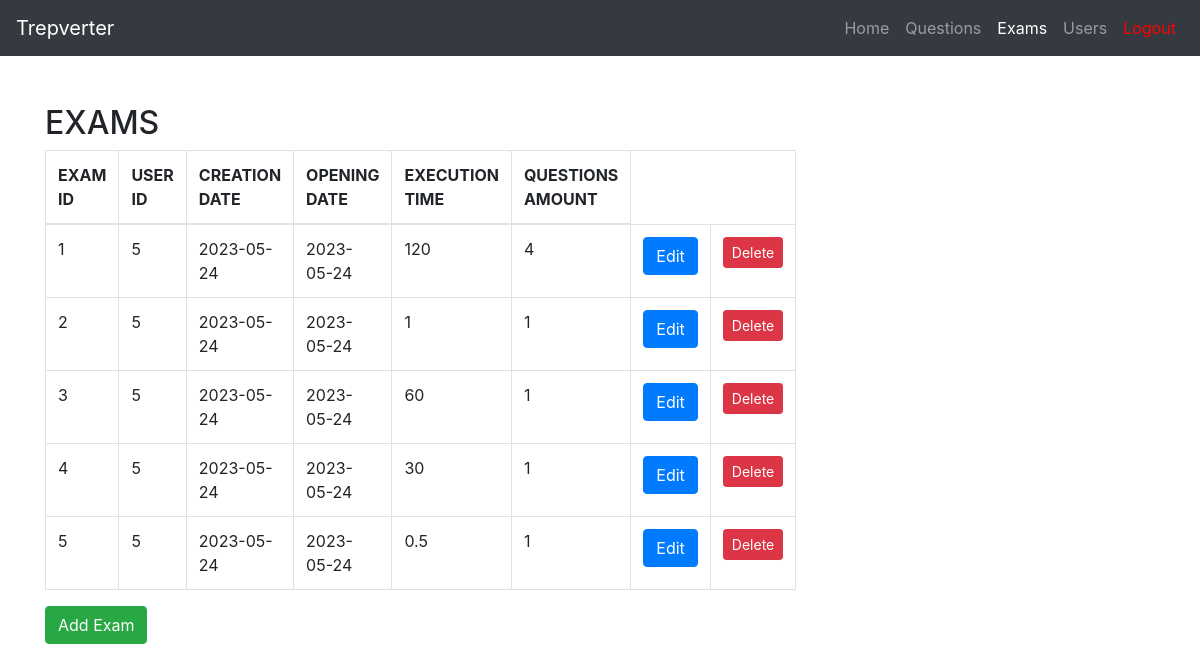
Page /exams (signed in) on the committed database.
### tables this page shows
CREATE TABLE "exams" (
	"id"	INTEGER NOT NULL,
	"creation_date"	DATE NOT NULL,
	"opening_date"	VARCHAR(10) NOT NULL,
	"execution_time"	INTEGER NOT NULL,
	"questions_amount"	INTEGER NOT NULL,
	"user_id"	INTEGER,
	PRIMARY KEY("id"),
	FOREIGN KEY("user_id") REFERENCES "users"("id")
);

CREATE TABLE users (
	id INTEGER NOT NULL, 
	username VARCHAR(64) NOT NULL, 
	email VARCHAR(64) NOT NULL, 
	password VARCHAR NOT NULL, 
	first_access BOOLEAN NOT NULL, 
	role_id INTEGER, 
	PRIMARY KEY (id), 
	FOREIGN KEY(role_id) REFERENCES roles (id)
);

### views/main.py (the view)
@main.route('/exams', methods=['GET', 'POST', 'PUT', 'DELETE'])
@login_required
def exams():
    from models.entities import Exam, Question
    all_exams = Exam.show_all()
    if str(current_user.role) == 'Student':
        return render_template('exams_student.html', exams=all_exams)
    from forms import ExamForm
    all_questions = Question.show_all()
    form = ExamForm()
    if request.method == 'POST':
        from models.auth import auth_add_exam
        return auth_add_exam()
    return render_template('exams.html', exams=all_exams, all_questions=all_questions, form=form)

### app.py (called while the page is built)
@login_manager.user_loader
def load_user(user_id):
    from models.entities import User
    return User.query.get(int(user_id))

### models/entities.py (called while the page is built)
    def __repr__(self):
        return f'{self.name}'

    @staticmethod
    def show_all():
        return Question.query.all()

    @staticmethod
    def show_all():
        return Exam.query.all()

### templates/exams.html (shortened to what this page needs)
{% import "bootstrap/wtf.html" as wtf %}
<!DOCTYPE html>
<html lang="en">
<head>
  <link rel="stylesheet" href="https://cdn.jsdelivr.net/npm/bootstrap@4.0.0/dist/css/bootstrap.min.css">
</head>
<body>
  <nav class="navbar navbar-expand-lg navbar-dark bg-dark">
    <a class="navbar-brand" href="#">Trepverter</a>
    <div class="collapse navbar-collapse" id="navbarNav">
      <ul class="navbar-nav ml-auto">
        <li class="nav-item">
          <a class="nav-link" href="{{url_for('main.index')}}">Home</a>
        </li>
        <li class="nav-item">
            <a class="nav-link" href="{{url_for('main.questions')}}">Questions</a>
          </li>
        <li class="nav-item active">
          <a class="nav-link" href="{{url_for('main.exams')}}">Exams</a>
        </li>
        <li class="nav-item">
            <a class="nav-link" href="{{url_for('main.users')}}">Users</a>
          </li>
        <li class="nav-item">
          <a class="nav-link" style = "color: red" href="{{url_for('auth.logout')}}">Logout</a>
        </li>
      </ul>
    </div>
  </nav>
  <div class="container mt-5">
    <div class="row">
      <div class="col-md-6">
        <h2>EXAMS</h2>
        <table class="table table-bordered table-hover">
            <thead>
                <tr>
                    <th scope="col">EXAM ID</th>
                    <th scope="col">USER ID</th>
                    <th scope="col">CREATION DATE</th>
                    <th scope="col">OPENING DATE</th>
                    <th scope="col">EXECUTION TIME</th>
                    <th scope="col">QUESTIONS AMOUNT</th>
                </tr>
            </thead>
            <tbody>
            {% for exam in exams %}
                <tr>
                    <td>{{exam.id}}</td>
                    <td>{{exam.user.id}}</td>
                    <td>{{exam.creation_date}}</td>
                    <td>{{exam.opening_date}}</td>
                    <td>{{exam.execution_time}}</td>
                    <td>{{exam.questions_amount}}</td>
                    <td><button type="button" onclick="location.href='exams/{{exam.id}}'" class="btn btn-primary">Edit</button></td>
                    <td><button data-toggle="modal" data-target="#deleteModal" class="btn btn-sm btn-danger" data-exam-id="{{ exam.id }}">Delete</button></td>
                </tr>
            {% endfor %}
            </tbody>
        </table>
        <button type="button" class="btn btn-success" data-toggle="modal" data-target="#exampleModal">
          Add Exam
        </button>
      </div>
    </div>
  </div>

### rows in the picture
exams: id "1", user.id "5", creation_date "2023-05-24", opening_date "2023-05-24", execution_time "120", questions_amount "4"
exams: id "2", user.id "5", creation_date "2023-05-24", opening_date "2023-05-24", execution_time "1", questions_amount "1"
exams: id "3", user.id "5", creation_date "2023-05-24", opening_date "2023-05-24", execution_time "60", questions_amount "1"
exams: id "4", user.id "5", creation_date "2023-05-24", opening_date "2023-05-24", execution_time "30", questions_amount "1"
exams: id "5", user.id "5", creation_date "2023-05-24", opening_date "2023-05-24", execution_time "0.5", questions_amount "1"
